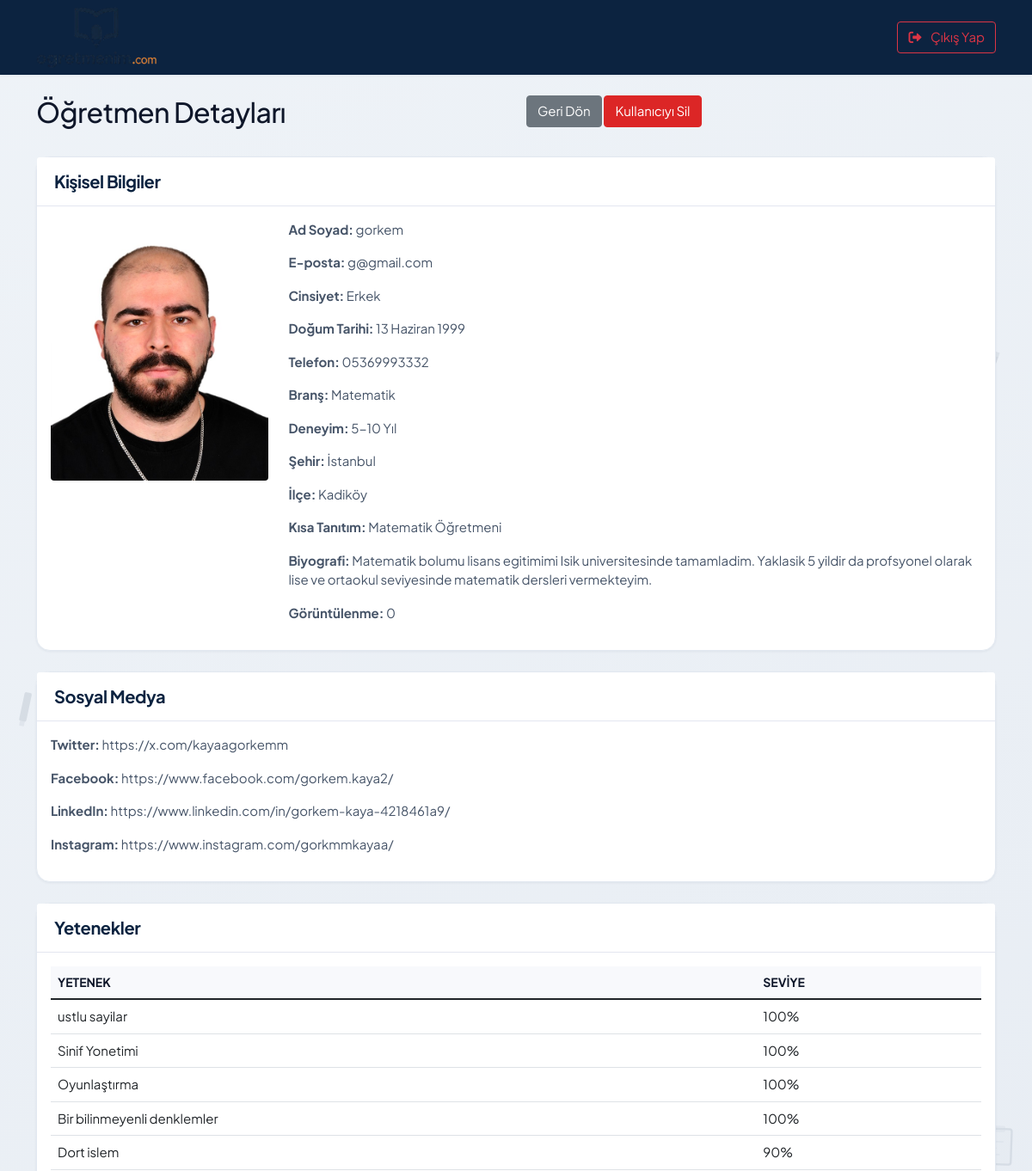
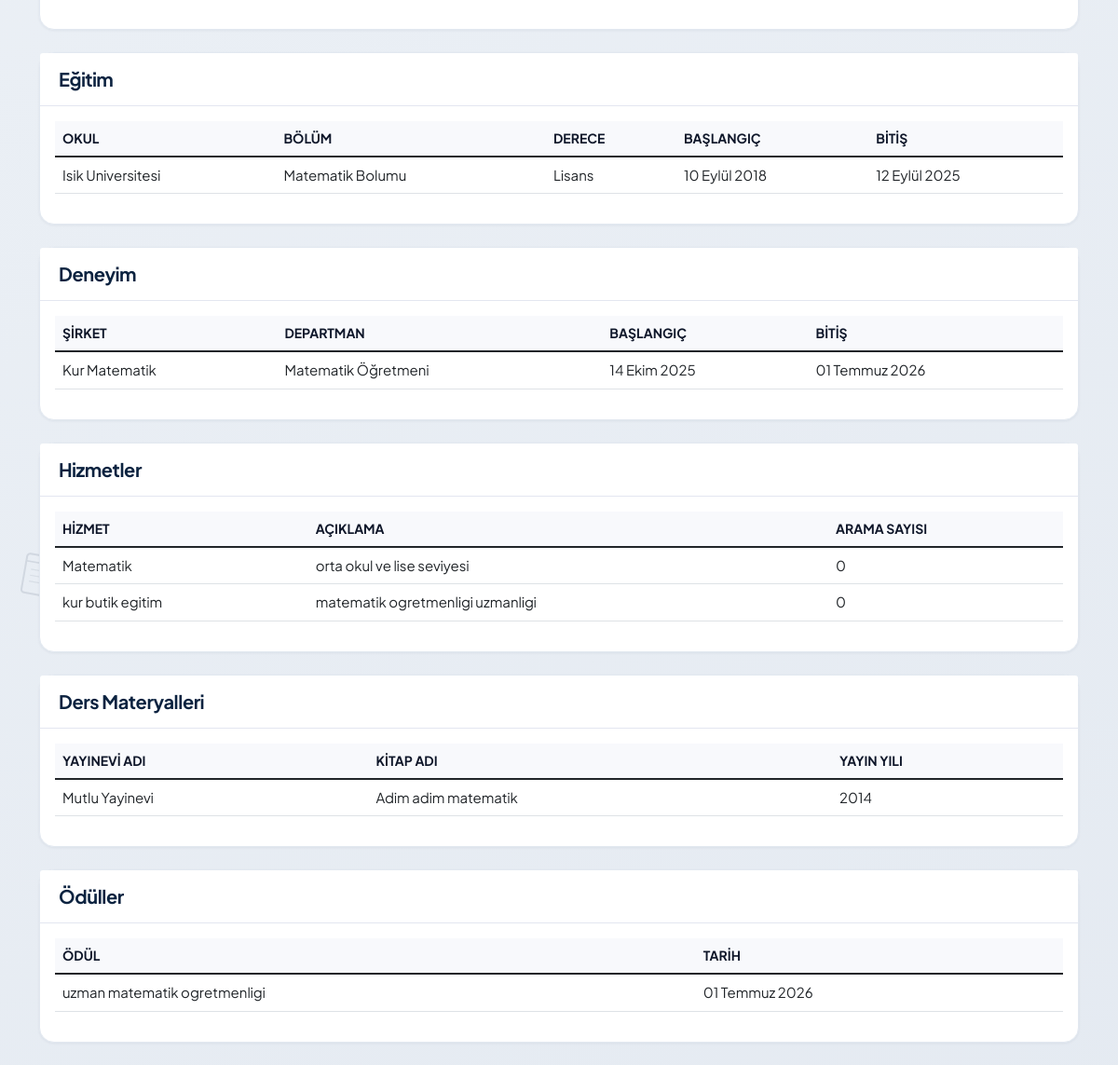
Before: /adminpanel/adminpanel/user/8 (signed in) with the older database file (2 pictures, top to bottom).
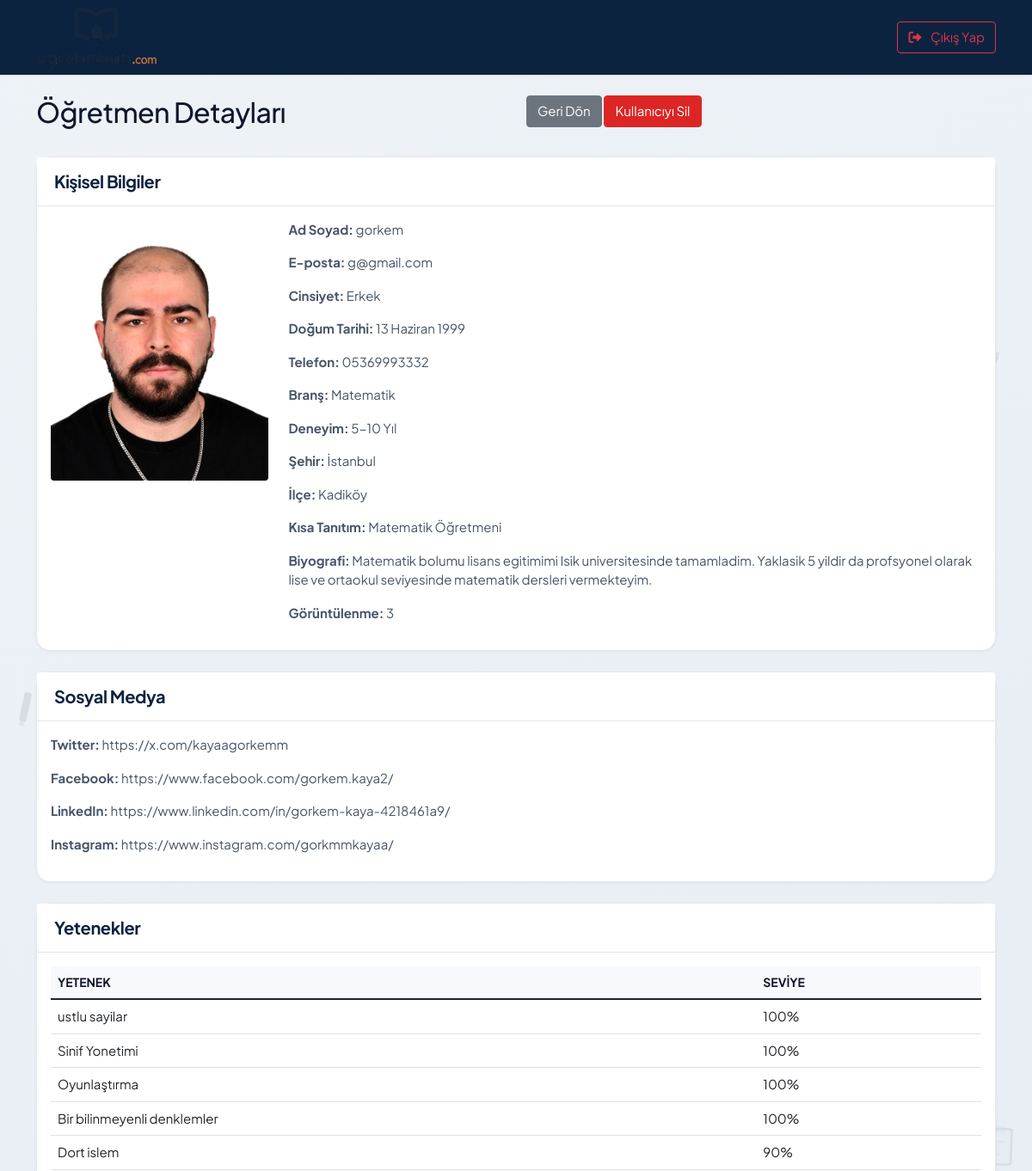
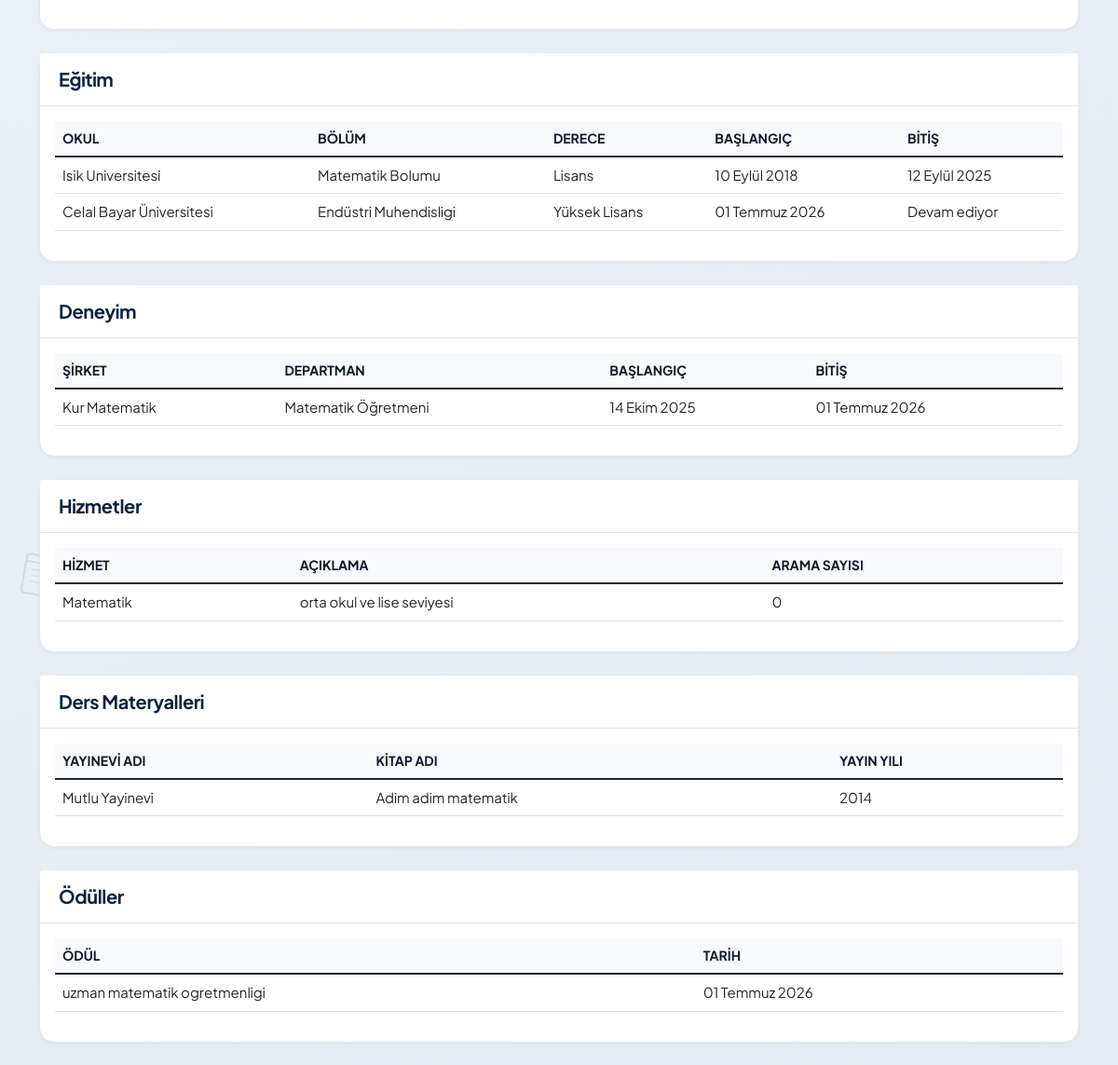
After: the same page with the newer database file (2 pictures, top to bottom).
### conntoapp/models.py (models this page shows, shortened)
class CustomUser(AbstractUser):
    fullname = models.CharField(max_length=100, verbose_name="Ad Soyad")
    twitter = models.CharField(max_length=100, null=True, blank=True, verbose_name="Twitter (X)")
    facebook = models.CharField(max_length=100, null=True, blank=True, verbose_name="Facebook")
    linkedin = models.CharField(max_length=100, null=True, blank=True, verbose_name="LinkedIn")
    instagram = models.CharField(max_length=100, null=True, blank=True, verbose_name="Instagram")
    gender = models.CharField(max_length=6, choices=CustomUserChoices.GENDER_CHOICES, verbose_name="Cinsiyet")
    birth_date = models.DateField(verbose_name="Doğum Tarihi")
    phone = models.CharField(max_length=20, null=True, blank=True, verbose_name="Telefon")
    branch = models.CharField(
        max_length=50,
        choices=TeacherChoices.BRANCH_CHOICES,
        default='matematik',
        verbose_name="Branş",
    )
    experience_years = models.CharField(
        max_length=10,
        choices=TeacherChoices.EXPERIENCE_CHOICES,
        default='0-1',
        verbose_name="Deneyim Süresi",
    )
    work_schedule = models.CharField(
        max_length=20,
        choices=TeacherChoices.WORK_SCHEDULE_CHOICES,
        default='her_ikisi',
        verbose_name="Çalışma Şekli",
    )
    city = models.CharField(max_length=30, choices=CustomUserChoices.TURKISH_CITIES, verbose_name="Şehir")
    district = models.CharField(max_length=50, null=True, blank=True, verbose_name="İlçe")
    job = models.CharField(max_length=20, blank=True, default='')
    short_description = models.CharField(max_length=100, null=True, blank=True, verbose_name="Kısa Tanıtım")
    long_description = models.TextField(max_length=500, null=True, blank=True, verbose_name="Biyografi")
    view = models.IntegerField(default=0)
    last_seen = models.DateTimeField(null=True, blank=True, verbose_name="Son Aktiflik")
    image = models.ImageField(upload_to="images/", default="images/default.jpg", null=False, blank=False, verbose_name="Profil Fotoğrafı")
    class Meta:
        verbose_name = "Öğretmen"
        verbose_name_plural = "Öğretmenler"
    def get_district_display(self):
        from .district_data import get_district_label
        if not self.district:
            return ""
        return get_district_label(self.city, self.district)

class UserSkill(models.Model):
    custom_user = models.ForeignKey(CustomUser, on_delete=models.CASCADE, related_name="userskills")
    skill_name = models.CharField(max_length=50, verbose_name="Yetkinlik")
    skill_degree = models.SmallIntegerField(verbose_name="Seviye")
    class Meta:
        verbose_name = "Yetkinlik"
        verbose_name_plural = "Yetkinlikler"

class UserEducation(models.Model):
    custom_user = models.ForeignKey(CustomUser, on_delete=models.CASCADE, related_name="usereducations")
    degree = models.CharField(choices=CustomUserEducationChoices.DEGREE_CHOICES, max_length=100, verbose_name="Derece")
    school_name = models.CharField(max_length=100, verbose_name="Okul/Üniversite")
    department = models.CharField(max_length=100, verbose_name="Bölüm")
    start_date = models.DateField(verbose_name="Başlangıç")
    end_date = models.DateField(null=True, blank=True, verbose_name="Bitiş")
    short_description = models.TextField(max_length=500, blank=True, default='', verbose_name="Açıklama")
    class Meta:
        verbose_name = "Eğitim"
        verbose_name_plural = "Eğitimler"

class UserExperience(models.Model):
    custom_user = models.ForeignKey(CustomUser, on_delete=models.CASCADE, related_name="userexperiences")
    institution_name = models.CharField(max_length=100, verbose_name="Kurum / Kurs Merkezi Adı")
    department = models.CharField(max_length=100, verbose_name="Branş / Departman")
    start_date = models.DateField(verbose_name="Başlangıç")
    end_date = models.DateField(null=True, blank=True, verbose_name="Bitiş")
    short_description = models.TextField(max_length=500, verbose_name="Açıklama")
    class Meta:
        verbose_name = "Deneyim"
        verbose_name_plural = "Deneyimler"

class UserServices(models.Model):
    custom_user = models.ForeignKey(CustomUser, on_delete=models.CASCADE, related_name="userservices")
    service_name = models.CharField(max_length=50, verbose_name="Ders/Branş Adı")
    service_description = models.CharField(max_length=500, verbose_name="Açıklama")
    service_search_count = models.IntegerField(default=0)
    class Meta:
        verbose_name = "Verdiği Ders"
        verbose_name_plural = "Verdiği Dersler"

class UserWorks(models.Model):
    custom_user = models.ForeignKey(CustomUser, on_delete=models.CASCADE, related_name="userworks")
    publisher_name = models.CharField(max_length=100, verbose_name="Yayınevi Adı")
    book_name = models.CharField(max_length=100, verbose_name="Kitap Adı")
    publication_year = models.PositiveSmallIntegerField(verbose_name="Yayın Yılı")
    class Meta:
        verbose_name = "Ders Materyali"
        verbose_name_plural = "Ders Materyalleri"

class UserAwards(models.Model):
    custom_user = models.ForeignKey(CustomUser, on_delete=models.CASCADE, related_name="userawards")
    award_name = models.CharField(max_length=1000, verbose_name="Sertifika/Ödül Adı")
    award_date = models.DateField(verbose_name="Tarih")
    class Meta:
        verbose_name = "Sertifika"
        verbose_name_plural = "Sertifikalar"

### conntoapp/views.py (the view)
# urls.py: path('adminpanel/user/<int:user_id>', views.admin_user_detail, name="admin_user_detail"),
def admin_user_detail(request, user_id):
    if 'admin_id' not in request.session:
        return redirect('admin_panel_login')
    user = get_object_or_404(CustomUser, id=user_id)
    skills = UserSkill.objects.filter(custom_user=user)
    educations = UserEducation.objects.filter(custom_user=user)
    experiences = UserExperience.objects.filter(custom_user=user)
    services = UserServices.objects.filter(custom_user=user)
    works = UserWorks.objects.filter(custom_user=user)
    awards = UserAwards.objects.filter(custom_user=user)
    context = {
        'user': user,
        'skills': skills,
        'educations': educations,
        'experiences': experiences,
        'services': services,
        'works': works,
        'awards': awards
    }
    return render(request, "admintemplate/admin-user-detail.html", context)

### conntoapp/context_processors.py (called while the page is built)
def site_processor(request):
    return {
        'SITE_NAME': settings.SITE_NAME,
        'SITE_TAGLINE': settings.SITE_TAGLINE,
        'header_branches': TeacherChoices.BRANCH_CHOICES,
        'header_cities': CustomUserChoices.TURKISH_CITIES,
    }

def course_center_processor(request):
    if 'course_center_id' in request.session:
        try:
            course_center = CourseCenter.objects.get(id=request.session['course_center_id'])
            return {
                'current_course_center': course_center,
                'is_course_center_view': True,
            }
        except CourseCenter.DoesNotExist:
            del request.session['course_center_id']
            del request.session['is_course_center']
    return {
        'current_course_center': None,
        'is_course_center_view': False,
    }

### conntoapp/district_data.py (called while the page is built)
def get_district_label(city_slug, district_slug):
    if not city_slug or not district_slug:
        return district_slug or ""
    for slug, label in _load_districts().get(city_slug, []):
        if slug == district_slug:
            return label
    return district_slug

### conntoapp/templates/admintemplate/admin-user-detail.html (shortened to what the changed rows need)
{% extends 'admintemplate/base.html' %}
{% block content %}
<div class="container mt-4">
    <div class="row mb-4">
        <div class="col-md-6">
            <h2>Öğretmen Detayları</h2>
        </div>
    </div>
    <div class="row">
        <div class="col-md-12">
            <div class="card mb-4">
                <div class="card-body">
                    <div class="row">
                        <div class="col-md-3">
                            <img src="{{ user.image.url }}" alt="{{ user.fullname }}" class="img-fluid rounded">
                        </div>
                        <div class="col-md-9">
                            <p><strong>Ad Soyad:</strong> {{ user.fullname }}</p>
                            <p><strong>E-posta:</strong> {{ user.email }}</p>
                            <p><strong>Cinsiyet:</strong> {{ user.get_gender_display }}</p>
                            <p><strong>Doğum Tarihi:</strong> {{ user.birth_date }}</p>
                            <p><strong>Telefon:</strong> {{ user.phone }}</p>
                            <p><strong>Branş:</strong> {{ user.get_branch_display }}</p>
                            <p><strong>Deneyim:</strong> {{ user.get_experience_years_display }}</p>
                            <p><strong>Şehir:</strong> {{ user.get_city_display }}</p>
                            <p><strong>İlçe:</strong> {{ user.get_district_display|default:"Belirtilmemiş" }}</p>
                            <p><strong>Kısa Tanıtım:</strong> {{ user.short_description }}</p>
                            <p><strong>Biyografi:</strong> {{ user.long_description }}</p>
                            <p><strong>Görüntülenme:</strong> {{ user.view }}</p>
                        </div>
                    </div>
                </div>
            </div>
            <div class="card mb-4">
                <div class="card-body">
                    <p><strong>Twitter:</strong> {{ user.twitter }}</p>
                    <p><strong>Facebook:</strong> {{ user.facebook }}</p>
                    <p><strong>LinkedIn:</strong> {{ user.linkedin }}</p>
                    <p><strong>Instagram:</strong> {{ user.instagram }}</p>
                </div>
            </div>
            <div class="card mb-4">
                <div class="card-body">
                    <div class="table-responsive">
                        <table class="table">
                            <thead>
                                <tr>
                                    <th>Yetenek</th>
                                    <th>Seviye</th>
                                </tr>
                            </thead>
                            <tbody>
                                {% for skill in skills %}
                                <tr>
                                    <td>{{ skill.skill_name }}</td>
                                    <td>{{ skill.skill_degree }}%</td>
                                </tr>
                                {% endfor %}
                            </tbody>
                        </table>
                    </div>
                </div>
            </div>
            <div class="card mb-4">
                <div class="card-body">
                    <div class="table-responsive">
                        <table class="table">
                            <thead>
                                <tr>
                                    <th>Okul</th>
                                    <th>Bölüm</th>
                                    <th>Derece</th>
                                    <th>Başlangıç</th>
                                    <th>Bitiş</th>
                                </tr>
                            </thead>
                            <tbody>
                                {% for education in educations %}
                                <tr>
                                    <td>{{ education.school_name }}</td>
                                    <td>{{ education.department }}</td>
                                    <td>{{ education.get_degree_display }}</td>
                                    <td>{{ education.start_date }}</td>
                                    <td>{% if education.end_date %}{{ education.end_date }}{% else %}Devam ediyor{% endif %}</td>
                                </tr>
                                {% endfor %}
                            </tbody>
                        </table>
                    </div>
                </div>
            </div>
            <div class="card mb-4">
                <div class="card-body">
                    <div class="table-responsive">
                        <table class="table">
                            <thead>
                                <tr>
                                    <th>Şirket</th>
                                    <th>Departman</th>
                                    <th>Başlangıç</th>
                                    <th>Bitiş</th>
                                </tr>
                            </thead>
                            <tbody>
                                {% for experience in experiences %}
                                <tr>
                                    <td>{{ experience.institution_name }}</td>
                                    <td>{{ experience.department }}</td>
                                    <td>{{ experience.start_date }}</td>
                                    <td>{% if experience.end_date %}{{ experience.end_date }}{% else %}Devam ediyor{% endif %}</td>
                                </tr>
                                {% endfor %}
                            </tbody>
                        </table>
                    </div>
                </div>
            </div>
            <div class="card mb-4">
                <div class="card-body">
                    <div class="table-responsive">
                        <table class="table">
                            <thead>
                                <tr>
                                    <th>Hizmet</th>
                                    <th>Açıklama</th>
                                    <th>Arama Sayısı</th>
                                </tr>
                            </thead>
                            <tbody>
                                {% for service in services %}
                                <tr>
                                    <td>{{ service.service_name }}</td>
                                    <td>{{ service.service_description }}</td>
                                    <td>{{ service.service_search_count }}</td>
                                </tr>
                                {% endfor %}
                            </tbody>
                        </table>
                    </div>
                </div>
            </div>
            <div class="card mb-4">
                <div class="card-body">
                    <div class="table-responsive">
                        <table class="table">
                            <thead>
                                <tr>
                                    <th>Yayınevi Adı</th>
                                    <th>Kitap Adı</th>
                                    <th>Yayın Yılı</th>
                                </tr>
                            </thead>
                            <tbody>
                                {% for work in works %}
                                <tr>
                                    <td>{{ work.publisher_name }}</td>
                                    <td>{{ work.book_name }}</td>
                                    <td>{{ work.publication_year }}</td>
                                </tr>
                                {% empty %}
                                <tr><td colspan="3">Henüz materyal eklenmemiş.</td></tr>
                                {% endfor %}
                            </tbody>
                        </table>
                    </div>
                </div>
            </div>
            <div class="card mb-4">
                <div class="card-body">
                    <div class="table-responsive">
                        <table class="table">
                            <thead>
                                <tr>
                                    <th>Ödül</th>
                                    <th>Tarih</th>
                                </tr>
                            </thead>
                            <tbody>
                                {% for award in awards %}
                                <tr>
                                    <td>{{ award.award_name }}</td>
                                    <td>{{ award.award_date }}</td>
                                </tr>
                                {% endfor %}
                            </tbody>
                        </table>
                    </div>
                </div>
            </div>
        </div>
    </div>
</div>
{% endblock %}

Changed rows visible on the page:
removed UserServices: service_name "kur butik egitim", service_description "matematik ogretmenligi uzmanligi", service_search_count "0"
changed CustomUser "gorkem": view "0" → "3"
added UserEducation: school_name "Celal Bayar Üniversitesi", department "Endüstri Muhendisligi", degree "Yüksek Lisans", start_date "01 Temmuz 2026", shows "Devam ediyor"
